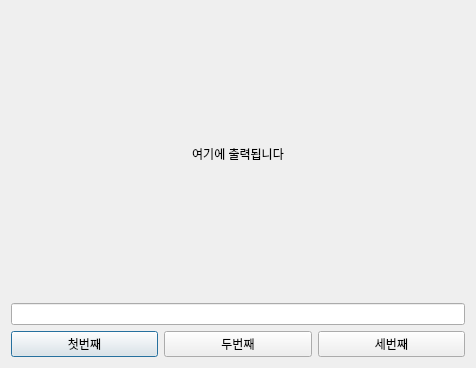
<?xml version="1.0" encoding="UTF-8"?>
<ui version="4.0">
 <class>Dialog</class>
 <widget class="QDialog" name="Dialog">
  <property name="geometry">
   <rect>
    <x>0</x>
    <y>0</y>
    <width>476</width>
    <height>368</height>
   </rect>
  </property>
  <property name="windowTitle">
   <string>Dialog</string>
  </property>
  <layout class="QVBoxLayout" name="verticalLayout">
   <item>
    <widget class="QLabel" name="label">
     <property name="minimumSize">
      <size>
       <width>0</width>
       <height>200</height>
      </size>
     </property>
     <property name="text">
      <string>여기에 출력됩니다</string>
     </property>
     <property name="alignment">
      <set>Qt::AlignCenter</set>
     </property>
    </widget>
   </item>
   <item>
    <widget class="QLineEdit" name="lineEdit"/>
   </item>
   <item>
    <layout class="QHBoxLayout" name="horizontalLayout">
     <item>
      <widget class="QPushButton" name="pushButton_2">
       <property name="text">
        <string>첫번째</string>
       </property>
      </widget>
     </item>
     <item>
      <widget class="QPushButton" name="pushButton_3">
       <property name="text">
        <string>두번째</string>
       </property>
      </widget>
     </item>
     <item>
      <widget class="QPushButton" name="pushButton">
       <property name="text">
        <string>세번째</string>
       </property>
      </widget>
     </item>
    </layout>
   </item>
  </layout>
 </widget>
 <resources/>
 <connections>
  <connection>
   <sender>pushButton_2</sender>
   <signal>clicked()</signal>
   <receiver>Dialog</receiver>
   <slot>slot_1st()</slot>
   <hints>
    <hint type="sourcelabel">
     <x>140</x>
     <y>297</y>
    </hint>
    <hint type="destinationlabel">
     <x>142</x>
     <y>336</y>
    </hint>
   </hints>
  </connection>
  <connection>
   <sender>pushButton_3</sender>
   <signal>clicked()</signal>
   <receiver>Dialog</receiver>
   <slot>slot_2nd()</slot>
   <hints>
    <hint type="sourcelabel">
     <x>234</x>
     <y>298</y>
    </hint>
    <hint type="destinationlabel">
     <x>231</x>
     <y>322</y>
    </hint>
   </hints>
  </connection>
  <connection>
   <sender>pushButton</sender>
   <signal>clicked()</signal>
   <receiver>Dialog</receiver>
   <slot>slot_3rd()</slot>
   <hints>
    <hint type="sourcelabel">
     <x>375</x>
     <y>292</y>
    </hint>
    <hint type="destinationlabel">
     <x>381</x>
     <y>318</y>
    </hint>
   </hints>
  </connection>
  <connection>
   <sender>lineEdit</sender>
   <signal>textChanged(QString)</signal>
   <receiver>label</receiver>
   <slot>setText(QString)</slot>
   <hints>
    <hint type="sourcelabel">
     <x>157</x>
     <y>226</y>
    </hint>
    <hint type="destinationlabel">
     <x>162</x>
     <y>182</y>
    </hint>
   </hints>
  </connection>
 </connections>
 <slots>
  <slot>slot_1st()</slot>
  <slot>slot_2nd()</slot>
  <slot>slot_3rd()</slot>
 </slots>
</ui>
